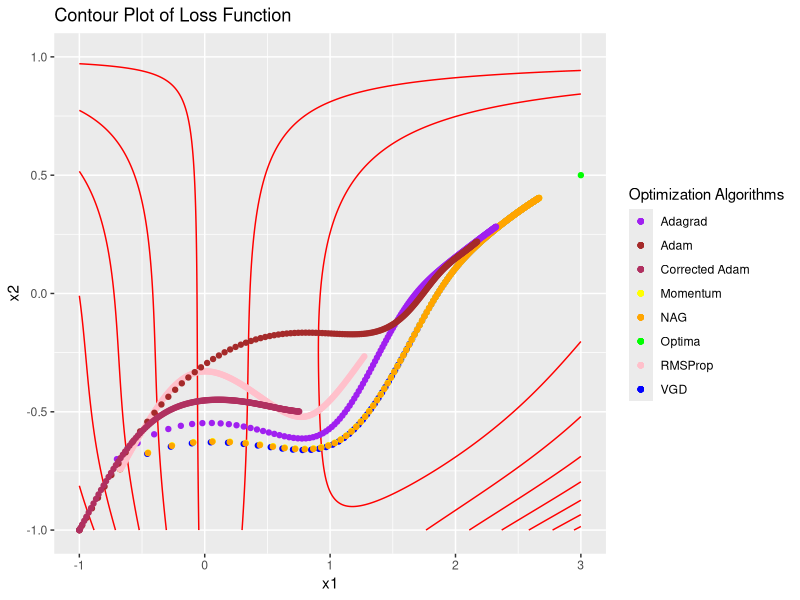

Source code (R):
library(ggplot2)
##################
# HYPERPARAMETERS
##################
xx.star = matrix(c(3,0.5)) #true weights 
x1_lower <- -1
x1_upper <- 3
x2_lower <- -1
x2_upper <- 1
num_iters <- 200 #number of iterations
alpha <- 0.01 #learning rate
xx_initial <- c(-1,-1)
#windows()

##################
# BEALE FUNCTION
##################
beale <- function(xx){
  # INPUT:
  # xx = c(x1, x2)
  x1 <- xx[1]
  x2 <- xx[2]	
  term1 <- (1.5 - x1 + x1*x2)^2
  term2 <- (2.25 - x1 + x1*x2^2)^2
  term3 <- (2.625 - x1 + x1*x2^3)^2
  y <- term1 + term2 + term3
  return(y)
}
beale_grad <- function(x){
    x1 <- x[1]
    x2 <- x[2]
    df1 <- 2 * (1.5 - x1 + x1 * x2) * (-1 + x2) + 2 * (2.25 - x1 + x1 * x2^2) * (-1 + x2^2) + 2 * (2.625 - x1 + x1 * x2^3) * (-1 + x2^3)
    df2 <- 2 * (1.5 - x1 + x1 * x2) * x1 + 2 * (2.25 - x1 + x1 * x2^2) * 2 * x1 * x2 + 2 * (2.625 - x1 + x1 * x2^3) * 3 * x1 * x2^2
    return(c(df1, df2))
}
####################
# PLOTTING FUNCTIONS
####################
contour_plotting <- function(xx_history, x1_lower, x1_upper, x2_lower, x2_upper,algo_name="Optimized") {
    xx_history_df <- data.frame(x1 = sapply(xx_history, `[`, 1),
                                x2 = sapply(xx_history, `[`, 2))
    xx_history_df$beale <- apply(xx_history_df, 1, function(b) {
        beale(b)
    })  
    xx_grid <- expand.grid(x1 = seq(x1_lower, x1_upper, length.out = 500),
                            x2 = seq(x2_lower, x2_upper, length.out = 500))
    xx_grid$beale <- apply(xx_grid, 1, function(b) {
        beale(b)
    })

    xx.star_df <- data.frame(x1 = xx.star[1], x2 = xx.star[2])
    xx.star_df$beale <- apply(xx.star_df, 1, function(b) {
        beale(b)
    })

    windows()
    ggplot(xx_grid, aes(x1, x2, z = beale)) +
        geom_contour(color = "red",bins=100) +
        geom_point(data = xx_history_df,aes(x = x1, y = x2, color = algo_name), show.legend = TRUE) +
        geom_point(data=xx.star_df,aes(x = x1, y = x2,color="Optima"),show.legend = TRUE)+
        labs(x = expression(x1),
            y = expression(x2),
            title = "Contour Plot of Beale Function") +
        scale_x_continuous(limits = c(x1_lower, x1_upper)) +
        scale_y_continuous(limits = c(x2_lower, x2_upper)) +
        scale_color_manual(values = setNames(c("blue", "green"), c(algo_name, "Optima")))
        #theme_classic()
}

##########################
# VANILLA GRADIENT DESCENT
##########################
vgd <- function(xx,num_iters,alpha){
    xx_history <- list(num_iters)
    xx_history[[1]] <- xx
    start <- Sys.time()
    for(i in 2:num_iters){
        gradient <- beale_grad(xx)
        xx <- xx - alpha *gradient
        xx_history[[i]] <- xx
    }
    end <- Sys.time()
    return(list(xx = xx,xx_history = xx_history, time = end-start))
}
vgd_output <- vgd(xx_initial,num_iters,alpha)
#contour_plotting(vgd_output$xx_history,x1_lower, x1_upper, x2_lower, x2_upper)

##################
# MOMENTUM
##################
momentum_gd <- function(xx, num_iters, alpha,gamma){
    xx_history <- list(num_iters)
    xx_history[[1]] <- xx
    start <- Sys.time()
    prev_upd <- 0
    for(i in 2:num_iters){
        gradient <- beale_grad(xx)
        prev_upd <- alpha*gradient + gamma*prev_upd
        xx <- xx - prev_upd
        xx_history[[i]] <- xx
    }
    end <- Sys.time()
    return(list(xx = xx,xx_history = xx_history, time = end-start))
}
gamma <- 0.02
momentum_output <- momentum_gd(xx_initial,num_iters,alpha,gamma)
#contour_plotting(momentum_output$xx_history,x1_lower, x1_upper, x2_lower, x2_upper)

##################
# NAG- NESTEROV ACCELERATED GRADIENT
##################
nag_gd <- function(xx, num_iters, alpha,gamma){
    xx_history <- list(num_iters)
    xx_history[[1]] <- xx
    start <- Sys.time()
    prev_upd <- 0
    for(i in 2:num_iters){
        gradient <- beale_grad(xx-gamma*prev_upd)
        prev_upd <- alpha*gradient + gamma*prev_upd
        xx <- xx - prev_upd
        xx_history[[i]] <- xx
    }
    end <- Sys.time()
    return(list(xx = xx,xx_history = xx_history, time = end-start))
}
gamma <- 0.02
nag_output <- nag_gd(xx_initial,num_iters,alpha,gamma)
#contour_plotting(nag_output$xx_history,x1_lower, x1_upper, x2_lower, x2_upper)

##################
# ADAGRAD
##################
adagrad <- function(xx, num_iters, alpha,epsilon) {
    xx_history <- list(num_iters)
    xx_history[[1]] <- xx
    G <- c(rep(0,length(xx)))
    start <- Sys.time()
    for(i in 2:num_iters){
        gradient <- beale_grad(xx)
        update <- c(rep(0,length(xx)))
        for(j in 1:length(gradient)){
            G[j] <- G[j] + (gradient[j])^2
            update[j] <- alpha*gradient[j]/sqrt(G[j]+epsilon)
        }
        xx <- xx - update
        xx_history[[i]] <- xx
    }
    end <- Sys.time()
    return(list(xx = xx,xx_history = xx_history, time = end-start))
}

alpha <- 0.3
epsilon <- 1
adagrad_output <- adagrad(xx_initial,num_iters,alpha,epsilon)
#contour_plotting(adagrad_output$xx_history,x1_lower, x1_upper, x2_lower, x2_upper,"Adagrad")

##################
# RMSPROP
##################
rmsprop <- function(xx, num_iters, alpha,epsilon) {
    xx_history <- list(num_iters)
    xx_history[[1]] <- xx
    G <- c(rep(0,length(xx)))
    start <- Sys.time()
    for(i in 2:num_iters){
        gradient <- beale_grad(xx)
        update <- c(rep(0,length(xx)))
        for(j in 1:length(gradient)){
            update[j] <- alpha*gradient[j]/sqrt(G[j]+epsilon)
            G[j] <- gamma*G[j] + (1-gamma)*(gradient[j])^2
        }
        xx <- xx - update
        xx_history[[i]] <- xx
    }
    end <- Sys.time()
    return(list(xx = xx,xx_history = xx_history, time = end-start))
}
alpha <- 0.01
epsilon <- 1
rmsprop_output <- rmsprop(xx_initial,num_iters,alpha,epsilon)
#contour_plotting(rmsprop_output$xx_history,x1_lower, x1_upper, x2_lower, x2_upper)

##################
# ADAM
##################
adam <- function(xx, num_iters, alpha,epsilon,beta1, beta2) {
    xx_history <- list(num_iters)
    xx_history[[1]] <- xx
    v <- c(rep(0,length(xx)))
    m <- c(rep(0,length(xx)))
    start <- Sys.time()
    for(i in 2:num_iters){
        gradient <- beale_grad(xx)
        update <- c(rep(0,length(xx)))
        for(j in 1:length(gradient)){
            update[j] <- alpha*m[j]/sqrt(v[j]+epsilon)
            v[j] <- beta2*v[j] + (1-beta2)*(gradient[j])^2
            m[j] <- beta1*m[j] + (1-beta1)*(gradient[j])
        }
        xx <- xx - update
        xx_history[[i]] <- xx
    }
    end <- Sys.time()
    return(list(xx = xx,xx_history = xx_history, time = end-start))
}
alpha <- 0.01
epsilon <- 1
beta1 <- 0.9
beta2 <- 0.999
adam_output <- adam(xx_initial,num_iters,alpha,epsilon,beta1,beta2)
#contour_plotting(adam_output$xx_history,x1_lower, x1_upper, x2_lower, x2_upper)

##################
# ADAM - BIAS CORRECTED
##################
corrected_adam <- function(xx, num_iters, alpha,epsilon,beta1, beta2) {
    xx_history <- list(num_iters)
    xx_history[[1]] <- xx
    v <- c(rep(0,length(xx)))
    m <- c(rep(0,length(xx)))
    start <- Sys.time()
    for(i in 2:num_iters){
        gradient <- beale_grad(xx)
        update <- c(rep(0,length(xx)))
        for(j in 1:length(gradient)){
            update[j] <- alpha*(m[j]/(1-beta1))/sqrt((v[j]/(1-beta2))+epsilon)
            v[j] <- beta2*v[j] + (1-beta2)*(gradient[j])^2
            m[j] <- beta1*m[j] + (1-beta1)*(gradient[j])
        }
        xx <- xx - update
        xx_history[[i]] <- xx
    }
    end <- Sys.time()
    return(list(xx = xx,xx_history = xx_history, time = end-start))
}

alpha <- 0.01
epsilon <- 1
beta1 <- 0.9
beta2 <- 0.999
corrected_adam_output <- corrected_adam(xx_initial,num_iters,alpha,epsilon,beta1,beta2)
#contour_plotting(corrected_adam_output$xx_history,x1_lower, x1_upper, x2_lower, x2_upper)

##################
# COMPILED RESULTS
##################
compiled_results <- data.frame(
    methods = c('Vanilla','Momentum','NAG','Adagrad','RMSprop','Adam','Corrected Adam'),
    time = c(vgd_output$time,momentum_output$time,nag_output$time,adagrad_output$time,rmsprop_output$time,adam_output$time,corrected_adam_output$time),
    function_value = c(beale(vgd_output$xx),beale(momentum_output$xx),beale(nag_output$xx),beale(adagrad_output$xx),beale(rmsprop_output$xx),beale(adam_output$xx),beale(corrected_adam_output$xx))
)
print(compiled_results)
print(paste("Function Value at minima: ",beale(xx.star)))

##################
# COMMON PLOT
##################
xx_grid <- expand.grid(x1 = seq(x1_lower, x1_upper, length.out = 500),
                        x2 = seq(x2_lower, x2_upper, length.out = 500))
xx_grid$beale <- apply(xx_grid, 1, function(b) {
    beale(b)
})
xx.star_df <- data.frame(x1 = xx.star[1], x2 = xx.star[2])
xx.star_df$beale <- apply(xx.star_df, 1, function(b) {
    beale(b)
})
convert_to_df <- function(xx_history, x1_lower, x1_upper, x2_lower,x2_upper) {
    xx_history_df <- data.frame(x1 = sapply(xx_history, `[`, 1),
                                x2 = sapply(xx_history, `[`, 2))
    xx_history_df$beale <- apply(xx_history_df, 1, function(b) {
        beale(b)
    })

    return (xx_history_df)
}

vgd_df <- convert_to_df(vgd_output$xx_history, x1_lower, x1_upper, x2_lower, x2_upper)
momentum_df <- convert_to_df(momentum_output$xx_history, x1_lower, x1_upper, x2_lower, x2_upper)
nag_df <- convert_to_df(nag_output$xx_history, x1_lower, x1_upper, x2_lower, x2_upper)
adagrad_df <- convert_to_df(adagrad_output$xx_history, x1_lower, x1_upper, x2_lower, x2_upper)
rmsprop_df <- convert_to_df(rmsprop_output$xx_history, x1_lower, x1_upper, x2_lower, x2_upper)
adam_df <- convert_to_df(adam_output$xx_history, x1_lower, x1_upper, x2_lower, x2_upper)
corrected_adam_df <- convert_to_df(corrected_adam_output$xx_history, x1_lower, x1_upper, x2_lower, x2_upper)

color_maps = c(
    "VGD" = "blue", 
    "Momentum" = "yellow",
    "NAG" = "orange",
    "Adagrad" = "purple",
    "RMSProp" = "pink",
    "Adam" = "brown",
    "Corrected Adam" = "maroon",
    "Optima" = "green"
)
windows()
ggplot(xx_grid, aes(x1, x2, z = beale)) +
    geom_contour(color = "red") +
    geom_point(data = vgd_df,aes(x = x1, y = x2, color="VGD"), show.legend = TRUE) +
    geom_point(data = momentum_df,aes(x = x1, y = x2, color="Momentum"), show.legend = TRUE) +
    geom_point(data = nag_df,aes(x = x1, y = x2, color="NAG"), show.legend = TRUE) +
    geom_point(data = adagrad_df,aes(x = x1, y = x2, color="Adagrad"), show.legend = TRUE) +
    geom_point(data = rmsprop_df,aes(x = x1, y = x2, color="RMSProp"), show.legend = TRUE) +
    geom_point(data = adam_df,aes(x = x1, y = x2, color="Adam"), show.legend = TRUE) +
    geom_point(data = corrected_adam_df,aes(x = x1, y = x2, color="Corrected Adam"), show.legend = TRUE) +
    geom_point(data=xx.star_df,aes(x = x1, y = x2, color="Optima"), show.legend = TRUE)+
    labs(x = expression(x1),
        y = expression(x2),
        title = "Contour Plot of Loss Function",
        color = "Optimization Algorithms") +
    scale_x_continuous(limits = c(x1_lower, x1_upper)) +
    scale_y_continuous(limits = c(x2_lower, x2_upper)) +
    scale_color_manual(values = color_maps)
    #theme_classic()
